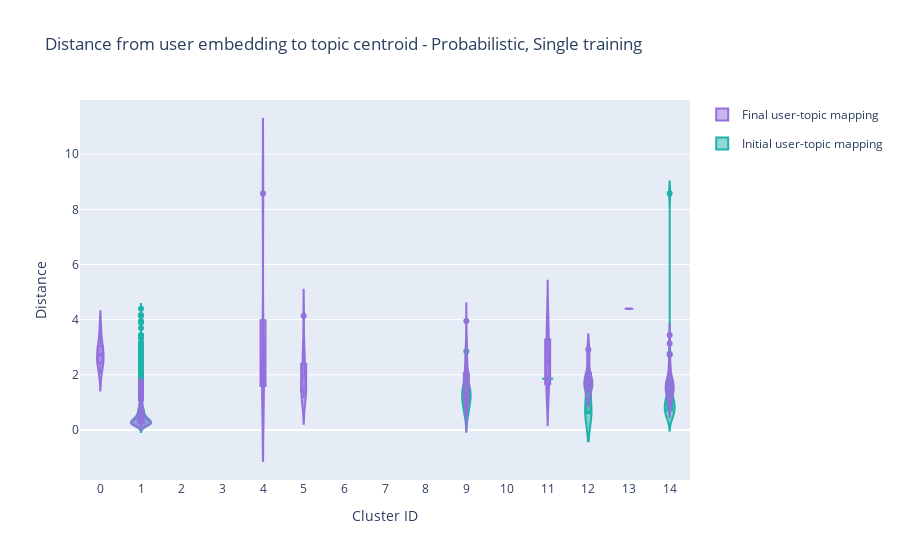

Write notebook code for a chart like this one.
### Code cell
# Plotting only single training

fig = go.Figure()

t_initial, t_final = 1, 100

repeated_training = 0
training_type = 'Repeated training' if repeated_training else 'Single training'

cluster_ids = [c for c in range(num_clusters)]
initial_legend = 1
final_legend = 1
for clust_id in cluster_ids:
    # display(df_topic_mapping[(df_topic_mapping['initial_topic_cluster'] == clust_id) & (df_topic_mapping['repeated_training'] == repeated_training)])
    # Plotting distribution of INITIAL user distance to INITIAL topic cluster by cluster
    fig.add_trace(go.Violin(x=df_topic_mapping['initial_topic_cluster'][(df_topic_mapping['initial_topic_cluster'] == clust_id) & (df_topic_mapping['repeated_training'] == repeated_training)],
                            y=df_topic_mapping['initial_topic_dist'][(df_topic_mapping['initial_topic_cluster'] == clust_id) & (df_topic_mapping['repeated_training'] == repeated_training)],
                            legendgroup=f"Initial",
                            name='Initial user-topic mapping',
                            box_visible=True,
                            line_color='lightseagreen',
                            meanline_visible=True,
                            showlegend=(initial_legend==1)
                            ))
    # Plotting distribution of FINAL user distance to FINAL topic cluster 
    # clust_counts_final.append((clust_id, df[df.final_cluster == clust_id].shape[0]))
    fig.add_trace(go.Violin(x=df_topic_mapping['final_topic_cluster'][(df_topic_mapping['final_topic_cluster'] == clust_id) & (df_topic_mapping['repeated_training'] == repeated_training)],
                            y=df_topic_mapping['final_topic_dist'][(df_topic_mapping['final_topic_cluster'] == clust_id) & (df_topic_mapping['repeated_training'] == repeated_training)],
                            legendgroup='Final',
                            name=f"Final user-topic mapping",
                            box_visible=True,
                            line_color='mediumpurple',
                            meanline_visible=True,
                            showlegend=(final_legend==1)
                            ))
    if clust_id in df_topic_mapping['initial_topic_cluster'].values:
        initial_legend = 0
    if clust_id in df_topic_mapping['final_topic_cluster'].values:
        final_legend = 0
    
fig.update_layout(
    title=f"Distance from user embedding to topic centroid - {model_names_readable[model]}, {training_type}",
    xaxis_title="Cluster ID",
    yaxis_title="Distance",
    # legend_title="Cluster assignment before v. after ",
    xaxis = dict(ticktext=cluster_ids, tick0=0, dtick=1),
    # legend=dict(yanchor="top", y=0.99, xanchor="left", x=0.01)
)
fig.show()

### Figure 1 — Plotly figure (JSON) as saved in the notebook; plotly's stock layout.template omitted (floating-point values rounded to 4 significant figures; data arrays with more than 128 entries replaced by an {"elided": "..."} marker saying what was removed)
{"data": [{"box": {"visible": true}, "legendgroup": "Initial", "line": {"color": "lightseagreen"}, "meanline": {"visible": true}, "name": "Initial user-topic mapping", "showlegend": true, "type": "violin", "x": [], "y": []}, {"box": {"visible": true}, "legendgroup": "Final", "line": {"color": "mediumpurple"}, "meanline": {"visible": true}, "name": "Final user-topic mapping", "showlegend": true, "type": "violin", "x": [0, 0, 0, 0, 0, 0, 0, 0, 0], "y": [2.694, 3.141, 3.692, 2.509, 2.998, 2.438, 2.04, 2.412, 2.855]}, {"box": {"visible": true}, "legendgroup": "Initial", "line": {"color": "lightseagreen"}, "meanline": {"visible": true}, "name": "Initial user-topic mapping", "showlegend": true, "type": "violin", "x": {"elided": "903 int values"}, "y": {"elided": "903 float values"}}, {"box": {"visible": true}, "legendgroup": "Final", "line": {"color": "mediumpurple"}, "meanline": {"visible": true}, "name": "Final user-topic mapping", "showlegend": false, "type": "violin", "x": {"elided": "811 int values"}, "y": {"elided": "811 float values"}}, {"box": {"visible": true}, "legendgroup": "Initial", "line": {"color": "lightseagreen"}, "meanline": {"visible": true}, "name": "Initial user-topic mapping", "showlegend": false, "type": "violin", "x": [], "y": []}, {"box": {"visible": true}, "legendgroup": "Final", "line": {"color": "mediumpurple"}, "meanline": {"visible": true}, "name": "Final user-topic mapping", "showlegend": false, "type": "violin", "x": [], "y": []}, {"box": {"visible": true}, "legendgroup": "Initial", "line": {"color": "lightseagreen"}, "meanline": {"visible": true}, "name": "Initial user-topic mapping", "showlegend": false, "type": "violin", "x": [], "y": []}, {"box": {"visible": true}, "legendgroup": "Final", "line": {"color": "mediumpurple"}, "meanline": {"visible": true}, "name": "Final user-topic mapping", "showlegend": false, "type": "violin", "x": [], "y": []}, {"box": {"visible": true}, "legendgroup": "Initial", "line": {"color": "lightseagreen"}, "meanline": {"visible": true}, "name": "Initial user-topic mapping", "showlegend": false, "type": "violin", "x": [], "y": []}, {"box": {"visible": true}, "legendgroup": "Final", "line": {"color": "mediumpurple"}, "meanline": {"visible": true}, "name": "Final user-topic mapping", "showlegend": false, "type": "violin", "x": [4, 4, 4, 4, 4], "y": [2.441, 2.038, 8.572, 1.578, 1.602]}, {"box": {"visible": true}, "legendgroup": "Initial", "line": {"color": "lightseagreen"}, "meanline": {"visible": true}, "name": "Initial user-topic mapping", "showlegend": false, "type": "violin", "x": [], "y": []}, {"box": {"visible": true}, "legendgroup": "Final", "line": {"color": "mediumpurple"}, "meanline": {"visible": true}, "name": "Final user-topic mapping", "showlegend": false, "type": "violin", "x": [5, 5, 5, 5, 5, 5, 5, 5, 5, 5, 5, 5, 5, 5], "y": [1.416, 1.316, 2.403, 1.694, 4.145, 1.161, 1.394, 1.457, 2.866, 1.529, 2.811, 1.297, 1.52, 2.313]}, {"box": {"visible": true}, "legendgroup": "Initial", "line": {"color": "lightseagreen"}, "meanline": {"visible": true}, "name": "Initial user-topic mapping", "showlegend": false, "type": "violin", "x": [], "y": []}, {"box": {"visible": true}, "legendgroup": "Final", "line": {"color": "mediumpurple"}, "meanline": {"visible": true}, "name": "Final user-topic mapping", "showlegend": false, "type": "violin", "x": [], "y": []}, {"box": {"visible": true}, "legendgroup": "Initial", "line": {"color": "lightseagreen"}, "meanline": {"visible": true}, "name": "Initial user-topic mapping", "showlegend": false, "type": "violin", "x": [], "y": []}, {"box": {"visible": true}, "legendgroup": "Final", "line": {"color": "mediumpurple"}, "meanline": {"visible": true}, "name": "Final user-topic mapping", "showlegend": false, "type": "violin", "x": [], "y": []}, {"box": {"visible": true}, "legendgroup": "Initial", "line": {"color": "lightseagreen"}, "meanline": {"visible": true}, "name": "Initial user-topic mapping", "showlegend": false, "type": "violin", "x": [], "y": []}, {"box": {"visible": true}, "legendgroup": "Final", "line": {"color": "mediumpurple"}, "meanline": {"visible": true}, "name": "Final user-topic mapping", "showlegend": false, "type": "violin", "x": [], "y": []}, {"box": {"visible": true}, "legendgroup": "Initial", "line": {"color": "lightseagreen"}, "meanline": {"visible": true}, "name": "Initial user-topic mapping", "showlegend": false, "type": "violin", "x": [9, 9, 9, 9, 9, 9, 9, 9, 9, 9, 9, 9, 9, 9, 9, 9, 9, 9], "y": [1.506, 1.416, 0.6291, 1.591, 1.728, 0.559, 1.161, 1.197, 1.214, 2.456, 1.578, 1.024, 0.6802, 1.361, 0.9317, 1.22, 2.855, 0.9321]}, {"box": {"visible": true}, "legendgroup": "Final", "line": {"color": "mediumpurple"}, "meanline": {"visible": true}, "name": "Final user-topic mapping", "showlegend": false, "type": "violin", "x": [9, 9, 9, 9, 9, 9, 9, 9, 9, 9, 9, 9, 9, 9, 9, 9, 9, 9, 9, 9, 9, 9, 9, 9, 9, 9, 9, 9, 9, 9, 9, 9, 9, 9, 9, 9, 9, 9, 9, 9], "y": [1.438, 1.157, 1.155, 1.304, 2.595, 1.703, 1.166, 1.056, 1.821, 1.076, 1.808, 1.817, 2.869, 0.9198, 0.5742, 1.756, 1.214, 2.992, 2.225, 1.795, 1.466, 1.137, 0.9414, 1.987, 1.825, 1.721, 1.725, 1.771, 2.11, 2.282, 3.312, 3.954, 1.331, 0.9141, 2.591, 1.383, 1.854, 1.519, 2.534, 1.547]}, {"box": {"visible": true}, "legendgroup": "Initial", "line": {"color": "lightseagreen"}, "meanline": {"visible": true}, "name": "Initial user-topic mapping", "showlegend": false, "type": "violin", "x": [], "y": []}, {"box": {"visible": true}, "legendgroup": "Final", "line": {"color": "mediumpurple"}, "meanline": {"visible": true}, "name": "Final user-topic mapping", "showlegend": false, "type": "violin", "x": [], "y": []}, {"box": {"visible": true}, "legendgroup": "Initial", "line": {"color": "lightseagreen"}, "meanline": {"visible": true}, "name": "Initial user-topic mapping", "showlegend": false, "type": "violin", "x": [11], "y": [1.856]}, {"box": {"visible": true}, "legendgroup": "Final", "line": {"color": "mediumpurple"}, "meanline": {"visible": true}, "name": "Final user-topic mapping", "showlegend": false, "type": "violin", "x": [11, 11, 11, 11, 11, 11, 11, 11, 11, 11, 11, 11], "y": [1.491, 3.403, 1.591, 1.417, 4.172, 1.728, 1.891, 3.161, 2.704, 2.754, 2.197, 3.892]}, {"box": {"visible": true}, "legendgroup": "Initial", "line": {"color": "lightseagreen"}, "meanline": {"visible": true}, "name": "Initial user-topic mapping", "showlegend": false, "type": "violin", "x": [12, 12, 12], "y": [1.678, 0.6429, 0.6035]}, {"box": {"visible": true}, "legendgroup": "Final", "line": {"color": "mediumpurple"}, "meanline": {"visible": true}, "name": "Final user-topic mapping", "showlegend": false, "type": "violin", "x": [12, 12, 12, 12, 12, 12, 12, 12, 12], "y": [1.732, 2.921, 2.566, 1.893, 1.404, 1.478, 1.548, 1.849, 1.803]}, {"box": {"visible": true}, "legendgroup": "Initial", "line": {"color": "lightseagreen"}, "meanline": {"visible": true}, "name": "Initial user-topic mapping", "showlegend": false, "type": "violin", "x": [], "y": []}, {"box": {"visible": true}, "legendgroup": "Final", "line": {"color": "mediumpurple"}, "meanline": {"visible": true}, "name": "Final user-topic mapping", "showlegend": false, "type": "violin", "x": [13], "y": [4.398]}, {"box": {"visible": true}, "legendgroup": "Initial", "line": {"color": "lightseagreen"}, "meanline": {"visible": true}, "name": "Initial user-topic mapping", "showlegend": false, "type": "violin", "x": [14, 14, 14, 14, 14, 14, 14, 14, 14, 14, 14, 14, 14, 14, 14, 14, 14, 14], "y": [0.9451, 1.207, 1.068, 1.531, 0.7068, 1.008, 0.5742, 8.572, 1.179, 1.006, 1.529, 0.4182, 0.7839, 2.754, 0.7671, 0.5097, 0.5743, 0.778]}, {"box": {"visible": true}, "legendgroup": "Final", "line": {"color": "mediumpurple"}, "meanline": {"visible": true}, "name": "Final user-topic mapping", "showlegend": false, "type": "violin", "x": [14, 14, 14, 14, 14, 14, 14, 14, 14, 14, 14, 14, 14, 14, 14, 14, 14, 14, 14, 14, 14, 14, 14, 14, 14, 14, 14, 14, 14, 14, 14, 14, 14, 14, 14, 14, 14, 14, 14, 14, 14, 14], "y": [1.506, 1.678, 1.182, 0.8922, 1.307, 1.02, 1.283, 1.79, 1.317, 1.679, 1.241, 1.531, 1.856, 1.542, 2.324, 1.454, 1.821, 1.486, 1.626, 3.44, 1.372, 2.201, 1.008, 1.467, 1.6, 1.727, 1.718, 1.413, 2.456, 2.076, 2.725, 1.645, 1.864, 1.381, 3.137, 1.502, 1.872, 1.088, 1.305, 2.201, 1.753, 0.9353]}, {"box": {"visible": true}, "legendgroup": "Initial", "line": {"color": "lightseagreen"}, "meanline": {"visible": true}, "name": "Initial user-topic mapping", "showlegend": false, "type": "violin", "x": [], "y": []}, {"box": {"visible": true}, "legendgroup": "Final", "line": {"color": "mediumpurple"}, "meanline": {"visible": true}, "name": "Final user-topic mapping", "showlegend": false, "type": "violin", "x": [], "y": []}, {"box": {"visible": true}, "legendgroup": "Initial", "line": {"color": "lightseagreen"}, "meanline": {"visible": true}, "name": "Initial user-topic mapping", "showlegend": false, "type": "violin", "x": [], "y": []}, {"box": {"visible": true}, "legendgroup": "Final", "line": {"color": "mediumpurple"}, "meanline": {"visible": true}, "name": "Final user-topic mapping", "showlegend": false, "type": "violin", "x": [], "y": []}, {"box": {"visible": true}, "legendgroup": "Initial", "line": {"color": "lightseagreen"}, "meanline": {"visible": true}, "name": "Initial user-topic mapping", "showlegend": false, "type": "violin", "x": [], "y": []}, {"box": {"visible": true}, "legendgroup": "Final", "line": {"color": "mediumpurple"}, "meanline": {"visible": true}, "name": "Final user-topic mapping", "showlegend": false, "type": "violin", "x": [], "y": []}, {"box": {"visible": true}, "legendgroup": "Initial", "line": {"color": "lightseagreen"}, "meanline": {"visible": true}, "name": "Initial user-topic mapping", "showlegend": false, "type": "violin", "x": [], "y": []}, {"box": {"visible": true}, "legendgroup": "Final", "line": {"color": "mediumpurple"}, "meanline": {"visible": true}, "name": "Final user-topic mapping", "showlegend": false, "type": "violin", "x": [], "y": []}, {"box": {"visible": true}, "legendgroup": "Initial", "line": {"color": "lightseagreen"}, "meanline": {"visible": true}, "name": "Initial user-topic mapping", "showlegend": false, "type": "violin", "x": [], "y": []}, {"box": {"visible": true}, "legendgroup": "Final", "line": {"color": "mediumpurple"}, "meanline": {"visible": true}, "name": "Final user-topic mapping", "showlegend": false, "type": "violin", "x": [], "y": []}, {"box": {"visible": true}, "legendgroup": "Initial", "line": {"color": "lightseagreen"}, "meanline": {"visible": true}, "name": "Initial user-topic mapping", "showlegend": false, "type": "violin", "x": [], "y": []}, {"box": {"visible": true}, "legendgroup": "Final", "line": {"color": "mediumpurple"}, "meanline": {"visible": true}, "name": "Final user-topic mapping", "showlegend": false, "type": "violin", "x": [], "y": []}, {"box": {"visible": true}, "legendgroup": "Initial", "line": {"color": "lightseagreen"}, "meanline": {"visible": true}, "name": "Initial user-topic mapping", "showlegend": false, "type": "violin", "x": [], "y": []}, {"box": {"visible": true}, "legendgroup": "Final", "line": {"color": "mediumpurple"}, "meanline": {"visible": true}, "name": "Final user-topic mapping", "showlegend": false, "type": "violin", "x": [], "y": []}, {"box": {"visible": true}, "legendgroup": "Initial", "line": {"color": "lightseagreen"}, "meanline": {"visible": true}, "name": "Initial user-topic mapping", "showlegend": false, "type": "violin", "x": [], "y": []}, {"box": {"visible": true}, "legendgroup": "Final", "line": {"color": "mediumpurple"}, "meanline": {"visible": true}, "name": "Final user-topic mapping", "showlegend": false, "type": "violin", "x": [], "y": []}, {"box": {"visible": true}, "legendgroup": "Initial", "line": {"color": "lightseagreen"}, "meanline": {"visible": true}, "name": "Initial user-topic mapping", "showlegend": false, "type": "violin", "x": [], "y": []}, {"box": {"visible": true}, "legendgroup": "Final", "line": {"color": "mediumpurple"}, "meanline": {"visible": true}, "name": "Final user-topic mapping", "showlegend": false, "type": "violin", "x": [], "y": []}, {"box": {"visible": true}, "legendgroup": "Initial", "line": {"color": "lightseagreen"}, "meanline": {"visible": true}, "name": "Initial user-topic mapping", "showlegend": false, "type": "violin", "x": [], "y": []}, {"box": {"visible": true}, "legendgroup": "Final", "line": {"color": "mediumpurple"}, "meanline": {"visible": true}, "name": "Final user-topic mapping", "showlegend": false, "type": "violin", "x": [], "y": []}], "layout": {"title": {"text": "Distance from user embedding to topic centroid - Probabilistic, Single training"}, "xaxis": {"dtick": 1, "tick0": 0, "ticktext": [0, 1, 2, 3, 4, 5, 6, 7, 8, 9, 10, 11, 12, 13, 14, 15, 16, 17, 18, 19, 20, 21, 22, 23, 24], "title": {"text": "Cluster ID"}}, "yaxis": {"title": {"text": "Distance"}}}}
